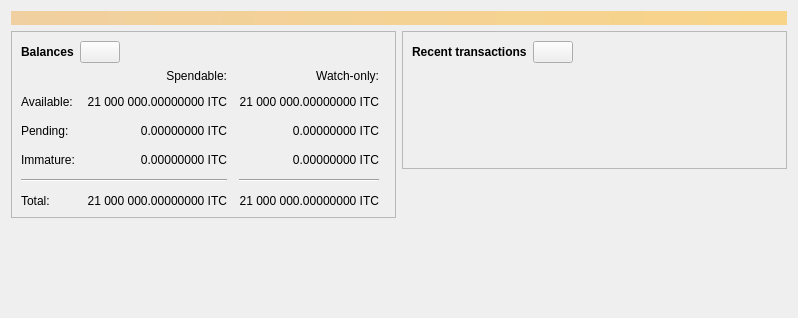
<?xml version="1.0" encoding="UTF-8"?>
<ui version="4.0">
 <class>OverviewPage</class>
 <widget class="QWidget" name="OverviewPage">
  <property name="geometry">
   <rect>
    <x>0</x>
    <y>0</y>
    <width>798</width>
    <height>318</height>
   </rect>
  </property>
  <property name="windowTitle">
   <string>Form</string>
  </property>
  <layout class="QVBoxLayout" name="topLayout">
   <item>
    <widget class="QLabel" name="labelAlerts">
     <property name="visible">
      <bool>false</bool>
     </property>
     <property name="styleSheet">
      <string notr="true">QLabel { background-color: qlineargradient(x1: 0, y1: 0, x2: 1, y2: 0, stop:0 #F0D0A0, stop:1 #F8D488); color:#000000; }</string>
     </property>
     <property name="wordWrap">
      <bool>true</bool>
     </property>
     <property name="margin">
      <number>3</number>
     </property>
     <property name="textInteractionFlags">
      <set>Qt::TextSelectableByMouse</set>
     </property>
    </widget>
   </item>
   <item>
    <layout class="QHBoxLayout" name="horizontalLayout" stretch="1,1">
     <item>
      <layout class="QVBoxLayout" name="verticalLayout_2">
       <item>
        <widget class="QFrame" name="frame">
         <property name="frameShape">
          <enum>QFrame::StyledPanel</enum>
         </property>
         <property name="frameShadow">
          <enum>QFrame::Raised</enum>
         </property>
         <layout class="QVBoxLayout" name="verticalLayout_4">
          <item>
           <layout class="QHBoxLayout" name="horizontalLayout_4">
            <item>
             <widget class="QLabel" name="label_5">
              <property name="font">
               <font>
                <weight>75</weight>
                <bold>true</bold>
               </font>
              </property>
              <property name="text">
               <string>Balances</string>
              </property>
             </widget>
            </item>
            <item>
             <widget class="QPushButton" name="labelWalletStatus">
              <property name="enabled">
               <bool>true</bool>
              </property>
              <property name="maximumSize">
               <size>
                <width>45</width>
                <height>16777215</height>
               </size>
              </property>
              <property name="toolTip">
               <string>The displayed information may be out of date. Your wallet automatically synchronizes with the Ilancoin network after a connection is established, but this process has not completed yet.</string>
              </property>
              <property name="text">
               <string/>
              </property>
              <property name="icon">
               <iconset resource="../ilancoin.qrc">
                <normaloff>:/icons/warning</normaloff>
                <disabledoff>:/icons/warning</disabledoff>:/icons/warning</iconset>
              </property>
              <property name="iconSize">
               <size>
                <width>24</width>
                <height>24</height>
               </size>
              </property>
             </widget>
            </item>
            <item>
             <spacer name="horizontalSpacer_3">
              <property name="orientation">
               <enum>Qt::Horizontal</enum>
              </property>
              <property name="sizeHint" stdset="0">
               <size>
                <width>40</width>
                <height>20</height>
               </size>
              </property>
             </spacer>
            </item>
           </layout>
          </item>
          <item>
           <layout class="QGridLayout" name="gridLayout">
            <property name="spacing">
             <number>12</number>
            </property>
            <item row="2" column="2">
             <widget class="QLabel" name="labelWatchPending">
              <property name="cursor">
               <cursorShape>IBeamCursor</cursorShape>
              </property>
              <property name="toolTip">
               <string>Unconfirmed transactions to watch-only addresses</string>
              </property>
              <property name="text">
               <string notr="true">0.00000000 ITC</string>
              </property>
              <property name="alignment">
               <set>Qt::AlignRight|Qt::AlignTrailing|Qt::AlignVCenter</set>
              </property>
              <property name="textInteractionFlags">
               <set>Qt::LinksAccessibleByMouse|Qt::TextSelectableByKeyboard|Qt::TextSelectableByMouse</set>
              </property>
             </widget>
            </item>
            <item row="2" column="1">
             <widget class="QLabel" name="labelUnconfirmed">
              <property name="cursor">
               <cursorShape>IBeamCursor</cursorShape>
              </property>
              <property name="toolTip">
               <string>Total of transactions that have yet to be confirmed, and do not yet count toward the spendable balance</string>
              </property>
              <property name="text">
               <string notr="true">0.00000000 ITC</string>
              </property>
              <property name="alignment">
               <set>Qt::AlignRight|Qt::AlignTrailing|Qt::AlignVCenter</set>
              </property>
              <property name="textInteractionFlags">
               <set>Qt::LinksAccessibleByMouse|Qt::TextSelectableByKeyboard|Qt::TextSelectableByMouse</set>
              </property>
             </widget>
            </item>
            <item row="3" column="2">
             <widget class="QLabel" name="labelWatchImmature">
              <property name="cursor">
               <cursorShape>IBeamCursor</cursorShape>
              </property>
              <property name="toolTip">
               <string>Mined balance in watch-only addresses that has not yet matured</string>
              </property>
              <property name="text">
               <string notr="true">0.00000000 ITC</string>
              </property>
              <property name="alignment">
               <set>Qt::AlignRight|Qt::AlignTrailing|Qt::AlignVCenter</set>
              </property>
              <property name="textInteractionFlags">
               <set>Qt::LinksAccessibleByMouse|Qt::TextSelectableByKeyboard|Qt::TextSelectableByMouse</set>
              </property>
             </widget>
            </item>
            <item row="4" column="0" colspan="2">
             <widget class="Line" name="line">
              <property name="orientation">
               <enum>Qt::Horizontal</enum>
              </property>
             </widget>
            </item>
            <item row="4" column="2">
             <widget class="Line" name="lineWatchBalance">
              <property name="sizePolicy">
               <sizepolicy hsizetype="Preferred" vsizetype="Fixed">
                <horstretch>0</horstretch>
                <verstretch>0</verstretch>
               </sizepolicy>
              </property>
              <property name="minimumSize">
               <size>
                <width>140</width>
                <height>0</height>
               </size>
              </property>
              <property name="orientation">
               <enum>Qt::Horizontal</enum>
              </property>
             </widget>
            </item>
            <item row="5" column="0">
             <widget class="QLabel" name="labelTotalText">
              <property name="text">
               <string>Total:</string>
              </property>
             </widget>
            </item>
            <item row="3" column="1">
             <widget class="QLabel" name="labelImmature">
              <property name="cursor">
               <cursorShape>IBeamCursor</cursorShape>
              </property>
              <property name="toolTip">
               <string>Mined balance that has not yet matured</string>
              </property>
              <property name="text">
               <string notr="true">0.00000000 ITC</string>
              </property>
              <property name="alignment">
               <set>Qt::AlignRight|Qt::AlignTrailing|Qt::AlignVCenter</set>
              </property>
              <property name="textInteractionFlags">
               <set>Qt::LinksAccessibleByMouse|Qt::TextSelectableByKeyboard|Qt::TextSelectableByMouse</set>
              </property>
             </widget>
            </item>
            <item row="2" column="3">
             <spacer name="horizontalSpacer_2">
              <property name="orientation">
               <enum>Qt::Horizontal</enum>
              </property>
              <property name="sizeHint" stdset="0">
               <size>
                <width>40</width>
                <height>20</height>
               </size>
              </property>
             </spacer>
            </item>
            <item row="3" column="0">
             <widget class="QLabel" name="labelImmatureText">
              <property name="text">
               <string>Immature:</string>
              </property>
             </widget>
            </item>
            <item row="5" column="1">
             <widget class="QLabel" name="labelTotal">
              <property name="cursor">
               <cursorShape>IBeamCursor</cursorShape>
              </property>
              <property name="toolTip">
               <string>Your current total balance</string>
              </property>
              <property name="text">
               <string notr="true">21 000 000.00000000 ITC</string>
              </property>
              <property name="alignment">
               <set>Qt::AlignRight|Qt::AlignTrailing|Qt::AlignVCenter</set>
              </property>
              <property name="textInteractionFlags">
               <set>Qt::LinksAccessibleByMouse|Qt::TextSelectableByKeyboard|Qt::TextSelectableByMouse</set>
              </property>
             </widget>
            </item>
            <item row="5" column="2">
             <widget class="QLabel" name="labelWatchTotal">
              <property name="cursor">
               <cursorShape>IBeamCursor</cursorShape>
              </property>
              <property name="toolTip">
               <string>Current total balance in watch-only addresses</string>
              </property>
              <property name="text">
               <string notr="true">21 000 000.00000000 ITC</string>
              </property>
              <property name="alignment">
               <set>Qt::AlignRight|Qt::AlignTrailing|Qt::AlignVCenter</set>
              </property>
              <property name="textInteractionFlags">
               <set>Qt::LinksAccessibleByMouse|Qt::TextSelectableByKeyboard|Qt::TextSelectableByMouse</set>
              </property>
             </widget>
            </item>
            <item row="0" column="2">
             <widget class="QLabel" name="labelWatchonly">
              <property name="text">
               <string>Watch-only:</string>
              </property>
              <property name="alignment">
               <set>Qt::AlignRight|Qt::AlignTrailing|Qt::AlignVCenter</set>
              </property>
             </widget>
            </item>
            <item row="1" column="0">
             <widget class="QLabel" name="labelBalanceText">
              <property name="text">
               <string>Available:</string>
              </property>
             </widget>
            </item>
            <item row="1" column="1">
             <widget class="QLabel" name="labelBalance">
              <property name="cursor">
               <cursorShape>IBeamCursor</cursorShape>
              </property>
              <property name="toolTip">
               <string>Your current spendable balance</string>
              </property>
              <property name="text">
               <string notr="true">21 000 000.00000000 ITC</string>
              </property>
              <property name="alignment">
               <set>Qt::AlignRight|Qt::AlignTrailing|Qt::AlignVCenter</set>
              </property>
              <property name="textInteractionFlags">
               <set>Qt::LinksAccessibleByMouse|Qt::TextSelectableByKeyboard|Qt::TextSelectableByMouse</set>
              </property>
             </widget>
            </item>
            <item row="1" column="2">
             <widget class="QLabel" name="labelWatchAvailable">
              <property name="cursor">
               <cursorShape>IBeamCursor</cursorShape>
              </property>
              <property name="toolTip">
               <string>Your current balance in watch-only addresses</string>
              </property>
              <property name="text">
               <string notr="true">21 000 000.00000000 ITC</string>
              </property>
              <property name="alignment">
               <set>Qt::AlignRight|Qt::AlignTrailing|Qt::AlignVCenter</set>
              </property>
              <property name="textInteractionFlags">
               <set>Qt::LinksAccessibleByMouse|Qt::TextSelectableByKeyboard|Qt::TextSelectableByMouse</set>
              </property>
             </widget>
            </item>
            <item row="2" column="0">
             <widget class="QLabel" name="labelPendingText">
              <property name="text">
               <string>Pending:</string>
              </property>
             </widget>
            </item>
            <item row="0" column="1">
             <widget class="QLabel" name="labelSpendable">
              <property name="text">
               <string>Spendable:</string>
              </property>
              <property name="alignment">
               <set>Qt::AlignRight|Qt::AlignTrailing|Qt::AlignVCenter</set>
              </property>
             </widget>
            </item>
           </layout>
          </item>
         </layout>
        </widget>
       </item>
       <item>
        <spacer name="verticalSpacer">
         <property name="orientation">
          <enum>Qt::Vertical</enum>
         </property>
         <property name="sizeHint" stdset="0">
          <size>
           <width>20</width>
           <height>40</height>
          </size>
         </property>
        </spacer>
       </item>
      </layout>
     </item>
     <item>
      <layout class="QVBoxLayout" name="verticalLayout_3">
       <item>
        <widget class="QFrame" name="frame_2">
         <property name="frameShape">
          <enum>QFrame::StyledPanel</enum>
         </property>
         <property name="frameShadow">
          <enum>QFrame::Raised</enum>
         </property>
         <layout class="QVBoxLayout" name="verticalLayout">
          <item>
           <layout class="QHBoxLayout" name="horizontalLayout_2">
            <item>
             <widget class="QLabel" name="label_4">
              <property name="font">
               <font>
                <weight>75</weight>
                <bold>true</bold>
               </font>
              </property>
              <property name="text">
               <string>Recent transactions</string>
              </property>
             </widget>
            </item>
            <item>
             <widget class="QPushButton" name="labelTransactionsStatus">
              <property name="enabled">
               <bool>true</bool>
              </property>
              <property name="maximumSize">
               <size>
                <width>45</width>
                <height>16777215</height>
               </size>
              </property>
              <property name="toolTip">
               <string>The displayed information may be out of date. Your wallet automatically synchronizes with the Ilancoin network after a connection is established, but this process has not completed yet.</string>
              </property>
              <property name="text">
               <string/>
              </property>
              <property name="icon">
               <iconset resource="../ilancoin.qrc">
                <normaloff>:/icons/warning</normaloff>
                <disabledoff>:/icons/warning</disabledoff>:/icons/warning</iconset>
              </property>
              <property name="iconSize">
               <size>
                <width>24</width>
                <height>24</height>
               </size>
              </property>
             </widget>
            </item>
            <item>
             <spacer name="horizontalSpacer">
              <property name="orientation">
               <enum>Qt::Horizontal</enum>
              </property>
              <property name="sizeHint" stdset="0">
               <size>
                <width>40</width>
                <height>20</height>
               </size>
              </property>
             </spacer>
            </item>
           </layout>
          </item>
          <item>
           <widget class="TransactionOverviewWidget" name="listTransactions">
            <property name="styleSheet">
             <string notr="true">QListView { background: transparent; }</string>
            </property>
            <property name="frameShape">
             <enum>QFrame::NoFrame</enum>
            </property>
            <property name="verticalScrollBarPolicy">
             <enum>Qt::ScrollBarAlwaysOff</enum>
            </property>
            <property name="horizontalScrollBarPolicy">
             <enum>Qt::ScrollBarAlwaysOff</enum>
            </property>
            <property name="sizeAdjustPolicy">
             <enum>QAbstractScrollArea::AdjustToContents</enum>
            </property>
            <property name="selectionMode">
             <enum>QAbstractItemView::NoSelection</enum>
            </property>
            <property name="uniformItemSizes">
             <bool>true</bool>
            </property>
           </widget>
          </item>
         </layout>
        </widget>
       </item>
       <item>
        <spacer name="verticalSpacer_2">
         <property name="orientation">
          <enum>Qt::Vertical</enum>
         </property>
         <property name="sizeHint" stdset="0">
          <size>
           <width>20</width>
           <height>40</height>
          </size>
         </property>
        </spacer>
       </item>
      </layout>
     </item>
    </layout>
   </item>
  </layout>
 </widget>
 <customwidgets>
  <customwidget>
   <class>TransactionOverviewWidget</class>
   <extends>QListView</extends>
   <header>qt/transactionoverviewwidget.h</header>
  </customwidget>
 </customwidgets>
 <resources/>
 <connections/>
</ui>
